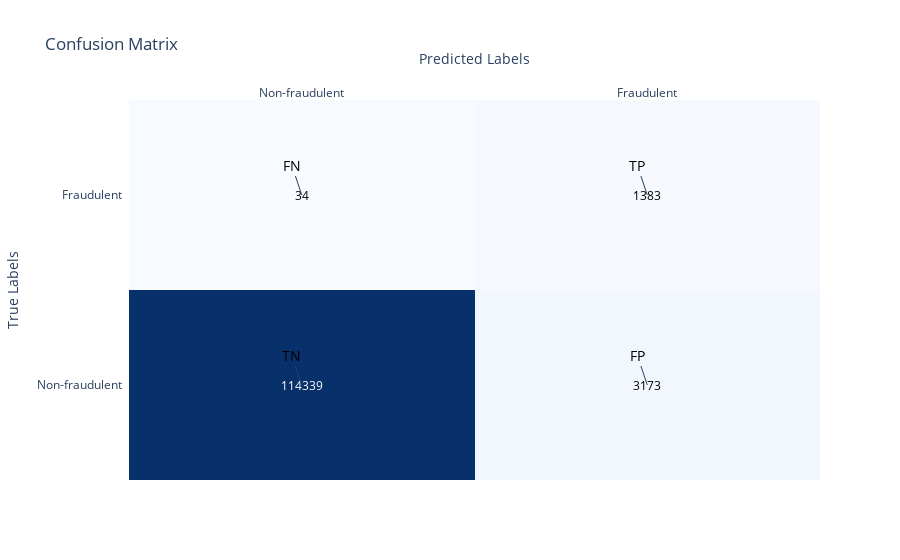

The notebook cell this image was saved under:
### Code cell
from sklearn.metrics import accuracy_score, precision_score, recall_score, f1_score, confusion_matrix
from keras.models import load_model
# Load the pre-trained LSTM model
loaded_model = load_model('best_model_fold_2.h5')

# Assuming X_val and y_val are your validation data
# Extract features (X_val) and target variable (y_val) from the validation DataFrame (val_df)
X_val = normalized_df_val.drop('fraud', axis=1)
y_val = normalized_df_val['fraud']

# Reshape the validation data to match the input shape expected by the LSTM model
X_val_reshaped = X_val.values.reshape(X_val.shape[0], 1, X_val.shape[1])
y_pred_prob = loaded_model.predict(X_val_reshaped)

# Predict probabilities for each class using the loaded LSTM model
y_pred_prob = loaded_model.predict(X_val_reshaped)

# Convert probabilities to class labels based on a threshold (e.g., 0.5)
y_pred = (y_pred_prob > 0.5).astype(int)

# Flatten the predictions to get a 1D array
y_pred = y_pred.flatten()

# Define y_true as the true labels corresponding to the validation set
y_true = y_val

# Calculate accuracy
accuracy = accuracy_score(y_true, y_pred)

# Calculate precision
precision = precision_score(y_true, y_pred)

# Calculate recall
recall = recall_score(y_true, y_pred)

# Calculate F1-score
f1 = f1_score(y_true, y_pred)

# Calculate confusion matrix
cm = confusion_matrix(y_true, y_pred)

print("Accuracy:", accuracy)
print("Precision:", precision)
print("Recall:", recall)
print("F1-score:", f1)
print("Confusion Matrix:")
print(cm)



import plotly.figure_factory as ff

# Define the labels for the confusion matrix cells
labels = [['TN', 'FP'], ['FN', 'TP']]

# Define the text for the confusion matrix cells
text = [[str(cm[0, 0]), str(cm[0, 1])],
        [str(cm[1, 0]), str(cm[1, 1])]]

# Create a heatmap figure using Plotly
fig = ff.create_annotated_heatmap(z=cm, x=['Non-fraudulent', 'Fraudulent'],
                                  y=['Non-fraudulent', 'Fraudulent'], annotation_text=text, colorscale='Blues')

# Update the layout of the figure
fig.update_layout(title='Confusion Matrix', xaxis_title='Predicted Labels', yaxis_title='True Labels')

# Add cell labels to the heatmap
for i in range(len(labels)):
    for j in range(len(labels[0])):
        fig.add_annotation(text=labels[i][j], x=['Non-fraudulent', 'Fraudulent'][j], y=['Non-fraudulent', 'Fraudulent'][i],
                           font=dict(color='black', size=14))

# Show the plot
fig.show()

### Figure 1 — Plotly figure (JSON) as saved in the notebook; plotly's stock layout.template omitted (floating-point values rounded to 4 significant figures)
{"data": [{"colorscale": [[0, "rgb(247,251,255)"], [0.125, "rgb(222,235,247)"], [0.25, "rgb(198,219,239)"], [0.375, "rgb(158,202,225)"], [0.5, "rgb(107,174,214)"], [0.625, "rgb(66,146,198)"], [0.75, "rgb(33,113,181)"], [0.875, "rgb(8,81,156)"], [1, "rgb(8,48,107)"]], "reversescale": false, "showscale": false, "type": "heatmap", "x": ["Non-fraudulent", "Fraudulent"], "y": ["Non-fraudulent", "Fraudulent"], "z": [[114339, 3173], [34, 1383]]}], "layout": {"annotations": [{"font": {"color": "#FFFFFF"}, "showarrow": false, "text": "114339", "x": "Non-fraudulent", "xref": "x", "y": "Non-fraudulent", "yref": "y"}, {"font": {"color": "#000000"}, "showarrow": false, "text": "3173", "x": "Fraudulent", "xref": "x", "y": "Non-fraudulent", "yref": "y"}, {"font": {"color": "#000000"}, "showarrow": false, "text": "34", "x": "Non-fraudulent", "xref": "x", "y": "Fraudulent", "yref": "y"}, {"font": {"color": "#000000"}, "showarrow": false, "text": "1383", "x": "Fraudulent", "xref": "x", "y": "Fraudulent", "yref": "y"}, {"font": {"color": "black", "size": 14}, "text": "TN", "x": "Non-fraudulent", "y": "Non-fraudulent"}, {"font": {"color": "black", "size": 14}, "text": "FP", "x": "Fraudulent", "y": "Non-fraudulent"}, {"font": {"color": "black", "size": 14}, "text": "FN", "x": "Non-fraudulent", "y": "Fraudulent"}, {"font": {"color": "black", "size": 14}, "text": "TP", "x": "Fraudulent", "y": "Fraudulent"}], "title": {"text": "Confusion Matrix"}, "xaxis": {"dtick": 1, "gridcolor": "rgb(0, 0, 0)", "side": "top", "ticks": "", "title": {"text": "Predicted Labels"}}, "yaxis": {"dtick": 1, "ticks": "", "ticksuffix": "  ", "title": {"text": "True Labels"}}}}
